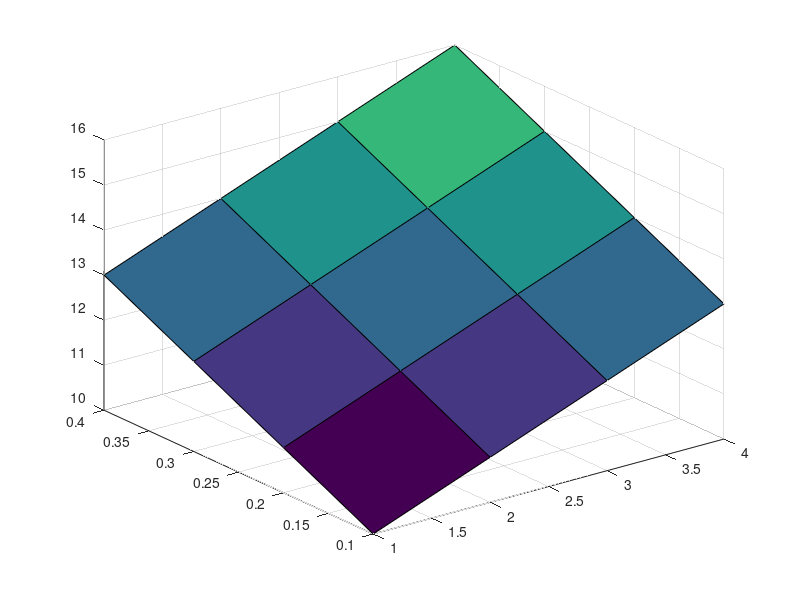

Source code (MATLAB):
#!/usr/bin/octave -qf
% Author    : Bhishan Poudel
% Date      : May 25, 2016


X = [1 2 3 4];
Y = [0.1 0.2 0.3 0.4];
Z = [10 11 12 13; 11 12 13 14; 12 13 14 15; 13 14 15 16];

surf(X,Y,Z)
pause;

